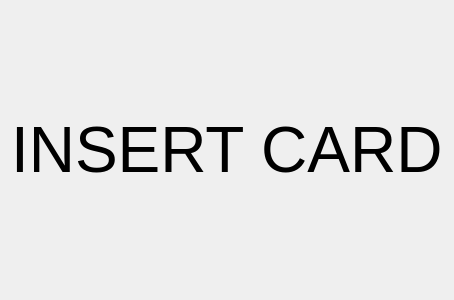
<?xml version="1.0" encoding="UTF-8"?>
<ui version="4.0">
 <class>rfidui</class>
 <widget class="QDialog" name="rfidui">
  <property name="geometry">
   <rect>
    <x>0</x>
    <y>0</y>
    <width>400</width>
    <height>300</height>
   </rect>
  </property>
  <property name="windowTitle">
   <string>Dialog</string>
  </property>
  <layout class="QVBoxLayout" name="verticalLayout">
   <item>
    <widget class="QLabel" name="label">
     <property name="font">
      <font>
       <pointsize>48</pointsize>
      </font>
     </property>
     <property name="text">
      <string>INSERT CARD</string>
     </property>
    </widget>
   </item>
  </layout>
 </widget>
 <resources/>
 <connections/>
</ui>
